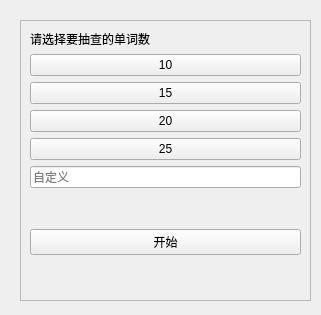
<?xml version="1.0" encoding="UTF-8"?>
<ui version="4.0">
 <class>MainWindow</class>
 <widget class="QMainWindow" name="MainWindow">
  <property name="geometry">
   <rect>
    <x>0</x>
    <y>0</y>
    <width>321</width>
    <height>315</height>
   </rect>
  </property>
  <property name="windowTitle">
   <string>MainWindow</string>
  </property>
  <widget class="QWidget" name="centralwidget">
   <widget class="QFrame" name="frame">
    <property name="geometry">
     <rect>
      <x>20</x>
      <y>20</y>
      <width>291</width>
      <height>281</height>
     </rect>
    </property>
    <property name="frameShape">
     <enum>QFrame::StyledPanel</enum>
    </property>
    <property name="frameShadow">
     <enum>QFrame::Raised</enum>
    </property>
    <layout class="QVBoxLayout" name="verticalLayout">
     <item>
      <widget class="QLabel" name="label">
       <property name="text">
        <string>请选择要抽查的单词数</string>
       </property>
      </widget>
     </item>
     <item>
      <widget class="QPushButton" name="pushButton">
       <property name="text">
        <string>10</string>
       </property>
      </widget>
     </item>
     <item>
      <widget class="QPushButton" name="pushButton_2">
       <property name="text">
        <string>15</string>
       </property>
      </widget>
     </item>
     <item>
      <widget class="QPushButton" name="pushButton_3">
       <property name="text">
        <string>20</string>
       </property>
      </widget>
     </item>
     <item>
      <widget class="QPushButton" name="pushButton_4">
       <property name="text">
        <string>25</string>
       </property>
      </widget>
     </item>
     <item>
      <widget class="QLineEdit" name="lineEdit">
       <property name="enabled">
        <bool>true</bool>
       </property>
       <property name="font">
        <font>
         <kerning>true</kerning>
        </font>
       </property>
       <property name="styleSheet">
        <string notr="true">QLineEdit{
text-align:center;
}</string>
       </property>
       <property name="text">
        <string/>
       </property>
       <property name="frame">
        <bool>true</bool>
       </property>
       <property name="dragEnabled">
        <bool>false</bool>
       </property>
       <property name="readOnly">
        <bool>false</bool>
       </property>
       <property name="placeholderText">
        <string>自定义</string>
       </property>
      </widget>
     </item>
     <item>
      <spacer name="verticalSpacer_2">
       <property name="orientation">
        <enum>Qt::Vertical</enum>
       </property>
       <property name="sizeHint" stdset="0">
        <size>
         <width>20</width>
         <height>40</height>
        </size>
       </property>
      </spacer>
     </item>
     <item>
      <widget class="QPushButton" name="pushButton_start">
       <property name="text">
        <string>开始</string>
       </property>
      </widget>
     </item>
     <item>
      <spacer name="verticalSpacer">
       <property name="orientation">
        <enum>Qt::Vertical</enum>
       </property>
       <property name="sizeHint" stdset="0">
        <size>
         <width>20</width>
         <height>40</height>
        </size>
       </property>
      </spacer>
     </item>
    </layout>
   </widget>
  </widget>
 </widget>
 <resources/>
 <connections/>
</ui>
